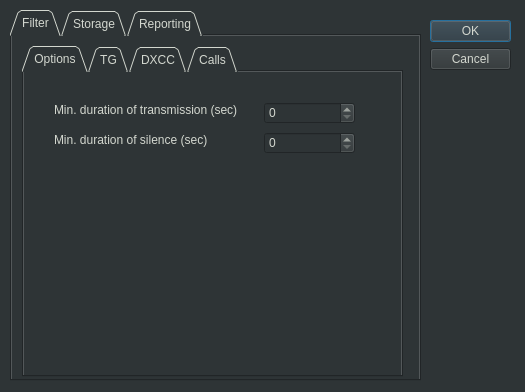
<?xml version="1.0" encoding="UTF-8"?>
<ui version="4.0">
 <class>BmPreferencesDialog</class>
 <widget class="QDialog" name="BmPreferencesDialog">
  <property name="geometry">
   <rect>
    <x>0</x>
    <y>0</y>
    <width>525</width>
    <height>392</height>
   </rect>
  </property>
  <property name="windowTitle">
   <string>Brandmeister Preferences</string>
  </property>
  <property name="styleSheet">
   <string notr="true">background-color: rgb(46, 52, 54); color: rgb(211, 215, 207);</string>
  </property>
  <widget class="QDialogButtonBox" name="buttonBox">
   <property name="geometry">
    <rect>
     <x>430</x>
     <y>20</y>
     <width>81</width>
     <height>241</height>
    </rect>
   </property>
   <property name="orientation">
    <enum>Qt::Vertical</enum>
   </property>
   <property name="standardButtons">
    <set>QDialogButtonBox::Cancel|QDialogButtonBox::Ok</set>
   </property>
  </widget>
  <widget class="QTabWidget" name="tabWidget">
   <property name="geometry">
    <rect>
     <x>10</x>
     <y>10</y>
     <width>411</width>
     <height>371</height>
    </rect>
   </property>
   <property name="tabShape">
    <enum>QTabWidget::Triangular</enum>
   </property>
   <property name="currentIndex">
    <number>0</number>
   </property>
   <widget class="QWidget" name="tabFilter">
    <attribute name="title">
     <string>Filter</string>
    </attribute>
    <widget class="QTabWidget" name="tabWidget_2">
     <property name="geometry">
      <rect>
       <x>10</x>
       <y>10</y>
       <width>381</width>
       <height>331</height>
      </rect>
     </property>
     <property name="tabShape">
      <enum>QTabWidget::Triangular</enum>
     </property>
     <property name="currentIndex">
      <number>0</number>
     </property>
     <widget class="QWidget" name="tabOptions">
      <attribute name="title">
       <string>Options</string>
      </attribute>
      <widget class="QLabel" name="label">
       <property name="geometry">
        <rect>
         <x>30</x>
         <y>30</y>
         <width>210</width>
         <height>16</height>
        </rect>
       </property>
       <property name="text">
        <string>Min. duration of transmission (sec)</string>
       </property>
      </widget>
      <widget class="QSpinBox" name="udTransmissionDuration">
       <property name="geometry">
        <rect>
         <x>240</x>
         <y>30</y>
         <width>91</width>
         <height>22</height>
        </rect>
       </property>
       <property name="maximum">
        <number>100</number>
       </property>
       <property name="value">
        <number>0</number>
       </property>
      </widget>
      <widget class="QSpinBox" name="udSilenceDuration">
       <property name="geometry">
        <rect>
         <x>240</x>
         <y>60</y>
         <width>91</width>
         <height>22</height>
        </rect>
       </property>
       <property name="maximum">
        <number>999</number>
       </property>
       <property name="value">
        <number>0</number>
       </property>
      </widget>
      <widget class="QLabel" name="label_2">
       <property name="geometry">
        <rect>
         <x>30</x>
         <y>60</y>
         <width>200</width>
         <height>16</height>
        </rect>
       </property>
       <property name="text">
        <string>Min. duration of silence (sec)</string>
       </property>
      </widget>
     </widget>
     <widget class="QWidget" name="tabTG">
      <attribute name="title">
       <string>TG</string>
      </attribute>
      <widget class="QListView" name="lbGroups">
       <property name="geometry">
        <rect>
         <x>10</x>
         <y>40</y>
         <width>350</width>
         <height>260</height>
        </rect>
       </property>
       <property name="font">
        <font>
         <family>JetBrains Mono</family>
         <pointsize>8</pointsize>
         <weight>50</weight>
         <bold>false</bold>
        </font>
       </property>
      </widget>
      <widget class="QCheckBox" name="cbFilterByTG">
       <property name="geometry">
        <rect>
         <x>10</x>
         <y>10</y>
         <width>190</width>
         <height>20</height>
        </rect>
       </property>
       <property name="text">
        <string>Filter by groups</string>
       </property>
      </widget>
     </widget>
     <widget class="QWidget" name="tabDxcc">
      <attribute name="title">
       <string>DXCC</string>
      </attribute>
      <widget class="QCheckBox" name="cbFilterByDxcc">
       <property name="geometry">
        <rect>
         <x>10</x>
         <y>10</y>
         <width>190</width>
         <height>20</height>
        </rect>
       </property>
       <property name="text">
        <string>Filter by DXCC</string>
       </property>
      </widget>
      <widget class="QListView" name="lbCountries">
       <property name="geometry">
        <rect>
         <x>10</x>
         <y>40</y>
         <width>350</width>
         <height>260</height>
        </rect>
       </property>
       <property name="font">
        <font>
         <family>JetBrains Mono</family>
         <pointsize>8</pointsize>
         <weight>50</weight>
         <bold>false</bold>
        </font>
       </property>
      </widget>
     </widget>
     <widget class="QWidget" name="tabCalls">
      <attribute name="title">
       <string>Calls</string>
      </attribute>
      <widget class="QCheckBox" name="cbFilterByCallsigns">
       <property name="geometry">
        <rect>
         <x>10</x>
         <y>10</y>
         <width>250</width>
         <height>20</height>
        </rect>
       </property>
       <property name="text">
        <string>Filter by callsigns</string>
       </property>
      </widget>
      <widget class="QPlainTextEdit" name="tbCallsigns">
       <property name="enabled">
        <bool>false</bool>
       </property>
       <property name="geometry">
        <rect>
         <x>10</x>
         <y>40</y>
         <width>350</width>
         <height>260</height>
        </rect>
       </property>
       <property name="font">
        <font>
         <family>JetBrains Mono</family>
         <pointsize>16</pointsize>
         <weight>50</weight>
         <bold>false</bold>
        </font>
       </property>
      </widget>
     </widget>
    </widget>
   </widget>
   <widget class="QWidget" name="tabStorage">
    <attribute name="title">
     <string>Storage</string>
    </attribute>
    <widget class="QCheckBox" name="cbSaveToDb">
     <property name="geometry">
      <rect>
       <x>20</x>
       <y>20</y>
       <width>351</width>
       <height>20</height>
      </rect>
     </property>
     <property name="text">
      <string>Save to database</string>
     </property>
     <property name="checked">
      <bool>true</bool>
     </property>
    </widget>
    <widget class="QLabel" name="lblPathToDb">
     <property name="geometry">
      <rect>
       <x>20</x>
       <y>50</y>
       <width>331</width>
       <height>16</height>
      </rect>
     </property>
     <property name="text">
      <string>Path to database</string>
     </property>
    </widget>
    <widget class="QLineEdit" name="tbPathToDb">
     <property name="geometry">
      <rect>
       <x>20</x>
       <y>70</y>
       <width>321</width>
       <height>30</height>
      </rect>
     </property>
    </widget>
    <widget class="QPushButton" name="btnSelectPathToDb">
     <property name="geometry">
      <rect>
       <x>350</x>
       <y>70</y>
       <width>41</width>
       <height>28</height>
      </rect>
     </property>
     <property name="text">
      <string>...</string>
     </property>
    </widget>
    <widget class="QComboBox" name="cbDbStorageLimit">
     <property name="geometry">
      <rect>
       <x>20</x>
       <y>140</y>
       <width>181</width>
       <height>30</height>
      </rect>
     </property>
     <property name="font">
      <font>
       <pointsize>8</pointsize>
      </font>
     </property>
    </widget>
    <widget class="QLabel" name="lblDatabaseStorageLimit">
     <property name="geometry">
      <rect>
       <x>20</x>
       <y>120</y>
       <width>271</width>
       <height>16</height>
      </rect>
     </property>
     <property name="text">
      <string>Database storage limit</string>
     </property>
    </widget>
   </widget>
   <widget class="QWidget" name="tabReporting">
    <attribute name="title">
     <string>Reporting</string>
    </attribute>
   </widget>
  </widget>
 </widget>
 <resources/>
 <connections>
  <connection>
   <sender>buttonBox</sender>
   <signal>accepted()</signal>
   <receiver>BmPreferencesDialog</receiver>
   <slot>accept()</slot>
   <hints>
    <hint type="sourcelabel">
     <x>248</x>
     <y>254</y>
    </hint>
    <hint type="destinationlabel">
     <x>157</x>
     <y>274</y>
    </hint>
   </hints>
  </connection>
  <connection>
   <sender>buttonBox</sender>
   <signal>rejected()</signal>
   <receiver>BmPreferencesDialog</receiver>
   <slot>reject()</slot>
   <hints>
    <hint type="sourcelabel">
     <x>316</x>
     <y>260</y>
    </hint>
    <hint type="destinationlabel">
     <x>286</x>
     <y>274</y>
    </hint>
   </hints>
  </connection>
 </connections>
</ui>
